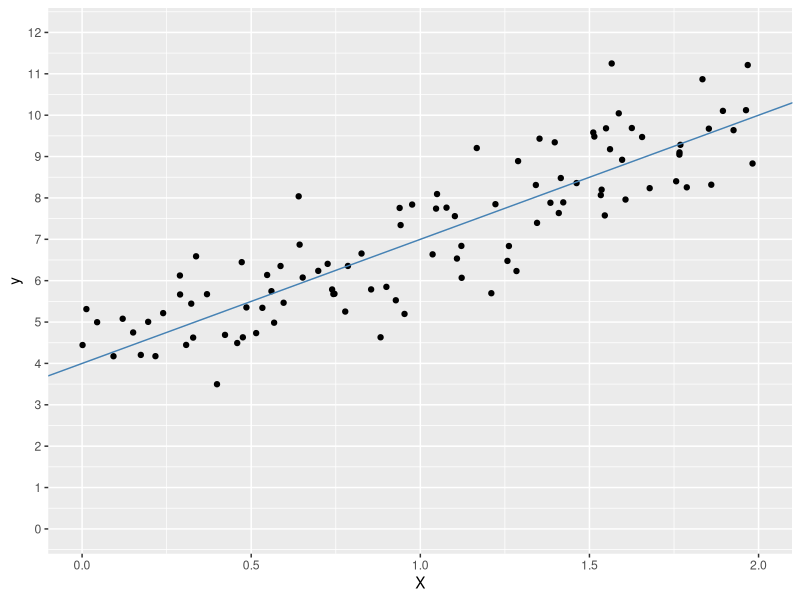
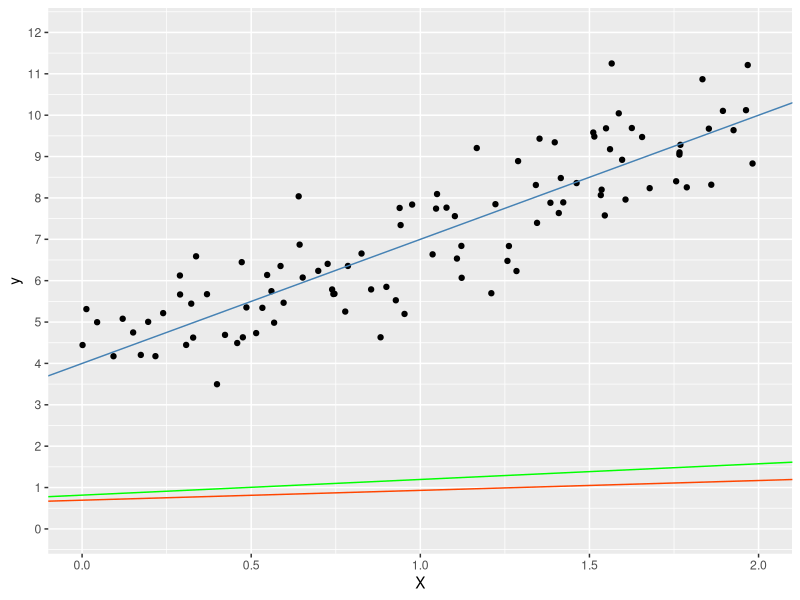
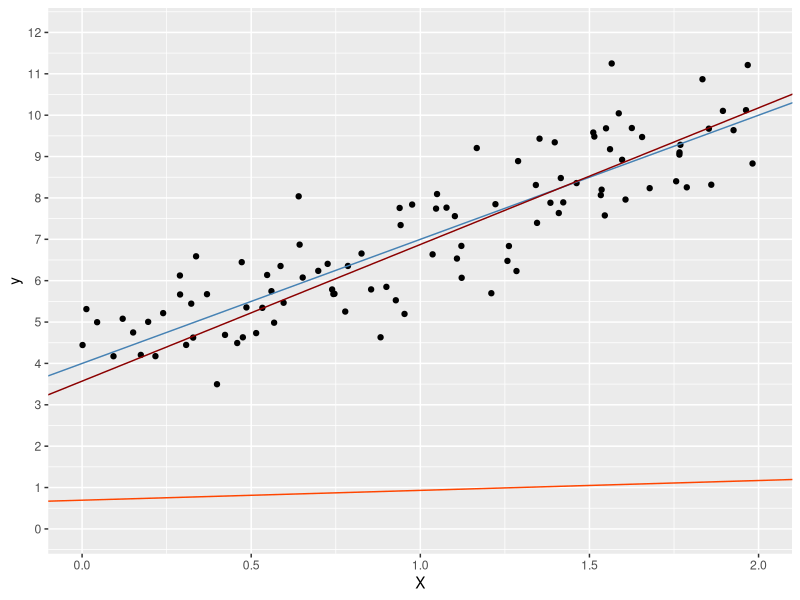

The R source for these figures, in order:
## ---- chunk 1
knitr::opts_chunk$set(echo = TRUE)
library(tidyverse)
## ---- chunk 2
m <- 100
# 100 numbers between 0 and 2
data <- tibble(
    X = 2 * runif(m)
) %>%
mutate(
    y = (4 + 3 * X) + rnorm(m)
)
summary(data)
## ---- chunk 3
mse <- function(actual, predicted) {
    sum((actual - predicted)^2)
}
## ---- chunk 4
# ones column for the intercept
X_b <- cbind(
    data$X,
    rep(1, m)
)
head(X_b)
## ---- chunk 5
p <- ggplot(data, aes(x = X, y = y)) +
    geom_point() +
    scale_x_continuous(limits = c(0, 2)) +
    scale_y_continuous(limits = c(0, 12), breaks = 0:12) +
    geom_abline(slope = 3, intercept = 4, color = 'steelblue')
p
## ---- chunk 6
theta <- runif(2)
## ---- chunk 7
p <- p + geom_abline(slope = theta[1], intercept = theta[2], color = 'orangered')
## ---- chunk 8
X_p <- X_b %*% theta
head(X_p)
## ---- chunk 9
X_e <- X_p - data$y
head(X_e)
## ---- chunk 10
# gradient: 2x100 . 100x1 -> 2x1
(gradients <- (2/m) * t(X_b) %*% X_e)
## ---- chunk 11
# learning rate
eta <- 0.01
(theta <- theta - eta * gradients)
## ---- chunk 12
p + geom_abline(slope = theta[1], intercept = theta[2], color = 'green')
## ---- chunk 13
for(i in 1:100) {
    # predict
    X_p <- X_b %*% theta
    # error
    X_e <- X_p - data$y
    # gradient
    gradients <- (2/m) * t(X_b) %*% X_e
    # move closer
    theta <- theta - eta * gradients
}
## ---- chunk 14
p + geom_abline(slope = theta[1], intercept = theta[2], color = 'darkred')
